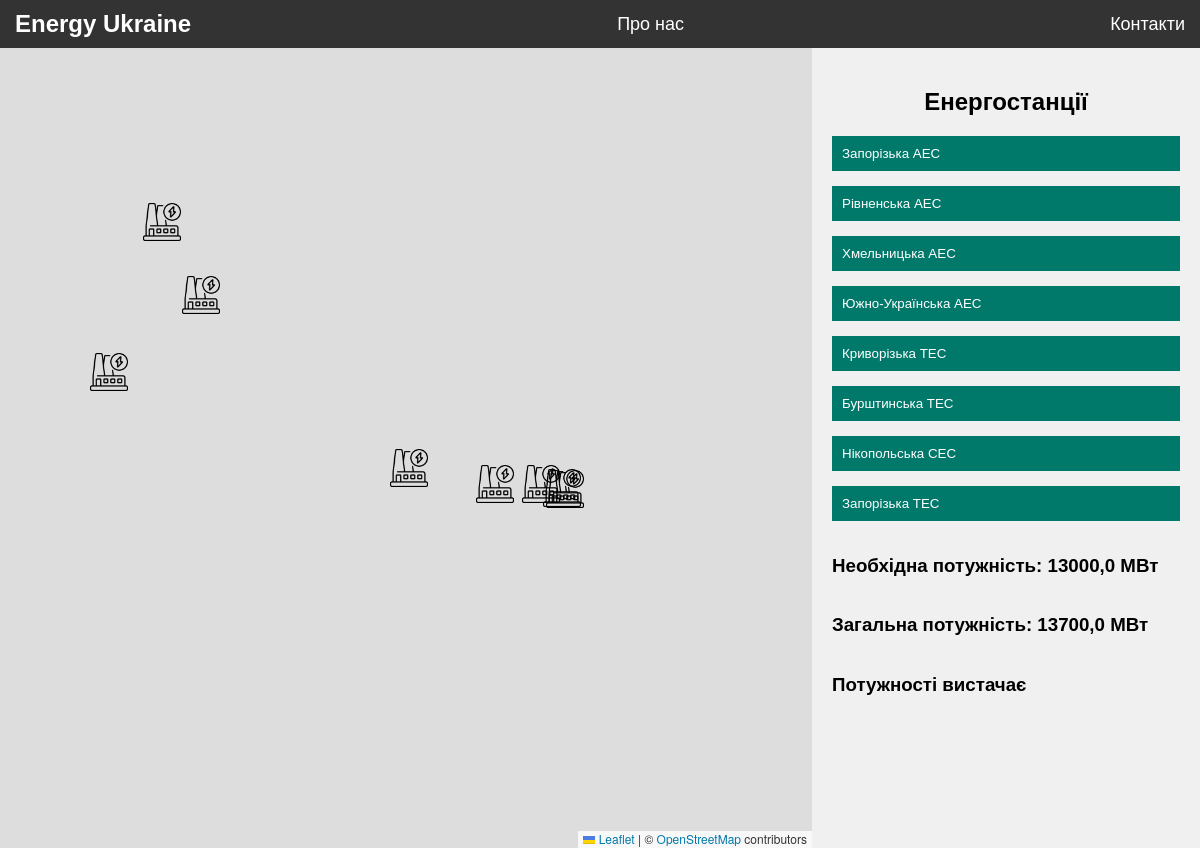
The page / on the database its author committed.
### main/models.py (models this page shows, shortened)
class Station(models.Model):
    name = models.CharField(max_length=100, verbose_name="Назва")
    block_count = models.IntegerField(verbose_name="Кількість енергоблоків")
    current_power = models.FloatField(verbose_name="Поточна потужність (МВт)")
    standart_power = models.FloatField(verbose_name="Стандартна потужність (МВт)")
    max_power = models.FloatField(verbose_name="Максимальна потужність (МВт)")
    latitude = models.FloatField(verbose_name="Широта")
    longitude = models.FloatField(verbose_name="Довгота")
    is_active = models.BooleanField(verbose_name="Активність")
    class Meta:
        verbose_name = 'Електростанція'
        verbose_name_plural = 'Електростанції'

### main/views.py (the view)
# urls.py: path('', view=views.index, name='index'),
def index(request):
    power_stations = Station.objects.all()
    active_stations = Station.objects.filter(is_active=True)
    total_required_power = get_total_required_power()
    total_current_power = sum(
        s.current_power * s.block_count for s in active_stations
    )
    d_power = total_current_power - total_required_power
    for station in power_stations:
        station.total_power = station.block_count * station.current_power
        power_stations_json = serialize("json", power_stations)
    return render(
        request,
        "index.html",
        {
            "power_stations": power_stations,
            "power_stations_json": power_stations_json,
            "d_power": d_power,
            "total_required_power": total_required_power,
            "total_current_power": total_current_power,
        },
    )

### main/views.py (called while the page is built)
def get_total_required_power():
    return 13000.0  # Пример

### templates/index.html (shortened to what this page needs)
{% extends 'base.html' %}
{% load static %}
{% block content %}
    <link rel="stylesheet" href="{% static 'css/index.css' %}">
    <div class="container">
        <div id="map" style="width: 70%; height: 100vh;"></div>
        <div class="form-container">
            <h2>Енергостанції</h2>
            <div class="power-stations">
                {% for station in power_stations %}
                <div class="station">
                    <button class="station-name">{{ station.name }}</button>
                </div>
                {% endfor %}
                <h3>Необхідна потужність: {{ total_required_power }} МВт</h3>
                <h3>Загальна потужність: {{ total_current_power }} МВт</h3>
                <h3>{% if d_power >= 0 %} Потужності вистачає {% else %} Очікуються відключення {% endif %}</h3>
            </div>
        </div>
    </div>
{% endblock %}

### templates/base.html (shortened to what this page needs)
<!DOCTYPE html>
{% load static %}
<html lang="uk">
<head>
    <link rel="stylesheet" href="https://unpkg.com/leaflet/dist/leaflet.css" />
</head>
<body>
    {% include 'header.html' %}
    <div>
        {% block content %}{% endblock %}
    </div>
</body>
</html>

### templates/header.html
{% load static %}
<link rel="stylesheet" href="{% static 'css/header.css' %}">
<header>
  <nav>
    <ul>
      <li>
        <h1>Energy Ukraine</h1>
      </li>
      <li><a href="">Про нас</a></li>
      <li><a href="">Контакти</a></li>
    </ul>
  </nav>
</header>

### static/css/header.css (style rules this page uses)
body { font-family: Arial, sans-serif; margin: 0; padding: 0; }
header { background-color: #7ea576; color: #fff; padding: 10px 0; }
nav ul { list-style: none; margin: 0; padding: 0; display: flex; align-items: center; justify-content: space-between; }
nav ul li { margin: 0 15px; }
nav ul li h1 { margin: 0; font-size: 24px; }
nav ul li a { color: #fff; text-decoration: none; font-size: 18px; }

### static/css/index.css (style rules this page uses)
body { font-family: Arial, sans-serif; margin: 0; padding: 0; }
header { background-color: #333; color: #fff; padding: 10px 0; }
nav ul { list-style: none; margin: 0; padding: 0; display: flex; align-items: center; justify-content: space-between; }
nav ul li { margin: 0 15px; }
nav ul li h1 { margin: 0; font-size: 24px; }
nav ul li a { color: #fff; text-decoration: none; font-size: 18px; }
.container { display: flex; }
#map { flex: 7; }
.form-container { flex: 3; padding: 20px; background-color: #f0f0f0; overflow-y: auto; }
h2 { text-align: center; margin-bottom: 20px; }
.power-stations { display: flex; flex-direction: column; }
.station { margin-bottom: 15px; }
.station-name { width: 100%; background-color: #00796b; color: white; padding: 10px; border: none; cursor: pointer; text-align: left; }

### rows shown on the page
Station: name "Запорізька АЕС"
Station: name "Рівненська АЕС"
Station: name "Хмельницька АЕС"
Station: name "Южно-Українська АЕС"
Station: name "Криворізька ТЕС"
Station: name "Бурштинська ТЕС"
Station: name "Нікопольська СЕС"
Station: name "Запорізька ТЕС"

### other values the page prints
{{ total_required_power }} "13000,0"
{{ total_current_power }} "13700,0"
